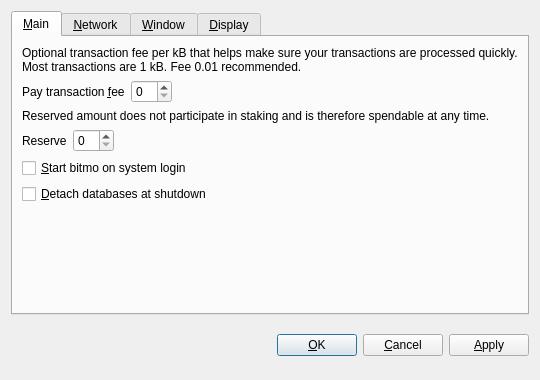
<?xml version="1.0" encoding="UTF-8"?>
<ui version="4.0">
 <class>OptionsDialog</class>
 <widget class="QDialog" name="OptionsDialog">
  <property name="geometry">
   <rect>
    <x>0</x>
    <y>0</y>
    <width>540</width>
    <height>380</height>
   </rect>
  </property>
  <property name="windowTitle">
   <string>Options</string>
  </property>
  <property name="modal">
   <bool>true</bool>
  </property>
  <layout class="QVBoxLayout" name="verticalLayout">
   <item>
    <widget class="QTabWidget" name="tabWidget">
     <property name="tabPosition">
      <enum>QTabWidget::North</enum>
     </property>
     <property name="currentIndex">
      <number>0</number>
     </property>
     <widget class="QWidget" name="tabMain">
      <attribute name="title">
       <string>&amp;Main</string>
      </attribute>
      <layout class="QVBoxLayout" name="verticalLayout_Main">
       <item>
        <widget class="QLabel" name="transactionFeeInfoLabel">
         <property name="text">
          <string>Optional transaction fee per kB that helps make sure your transactions are processed quickly. Most transactions are 1 kB. Fee 0.01 recommended.</string>
         </property>
         <property name="textFormat">
          <enum>Qt::PlainText</enum>
         </property>
         <property name="wordWrap">
          <bool>true</bool>
         </property>
        </widget>
       </item>
       <item>
        <layout class="QHBoxLayout" name="horizontalLayoutFee">
         <item>
          <widget class="QLabel" name="transactionFeeLabel">
           <property name="text">
            <string>Pay transaction &amp;fee</string>
           </property>
           <property name="textFormat">
            <enum>Qt::PlainText</enum>
           </property>
           <property name="buddy">
            <cstring>transactionFee</cstring>
           </property>
          </widget>
         </item>
         <item>
          <widget class="BitcoinAmountField" name="transactionFee"/>
         </item>
         <item>
          <spacer name="horizontalSpacerFee">
           <property name="orientation">
            <enum>Qt::Horizontal</enum>
           </property>
           <property name="sizeHint" stdset="0">
            <size>
             <width>40</width>
             <height>20</height>
            </size>
           </property>
          </spacer>
         </item>
        </layout>
       </item>
       <item>
        <widget class="QLabel" name="reserveBalanceInfoLabel">
         <property name="text">
          <string>Reserved amount does not participate in staking and is therefore spendable at any time.</string>
         </property>
         <property name="textFormat">
          <enum>Qt::PlainText</enum>
         </property>
         <property name="wordWrap">
          <bool>true</bool>
         </property>
        </widget>
       </item>
       <item>
        <layout class="QHBoxLayout" name="horizontalLayoutReserveBalance">
         <item>
          <widget class="QLabel" name="reserveBalanceLabel">
           <property name="text">
            <string>Reserve</string>
           </property>
           <property name="textFormat">
            <enum>Qt::PlainText</enum>
           </property>
           <property name="buddy">
            <cstring>reserveBalance</cstring>
           </property>
          </widget>
         </item>
         <item>
          <widget class="BitcoinAmountField" name="reserveBalance"/>
         </item>
         <item>
          <spacer name="horizontalSpacerReserveBalance">
           <property name="orientation">
            <enum>Qt::Horizontal</enum>
           </property>
           <property name="sizeHint" stdset="0">
            <size>
             <width>40</width>
             <height>20</height>
            </size>
           </property>
          </spacer>
         </item>
        </layout>
       </item>
       <item>
        <widget class="QCheckBox" name="bitcoinAtStartup">
         <property name="toolTip">
          <string>Automatically start bitmo after logging in to the system.</string>
         </property>
         <property name="text">
          <string>&amp;Start bitmo on system login</string>
         </property>
        </widget>
       </item>
       <item>
        <widget class="QCheckBox" name="detachDatabases">
         <property name="toolTip">
          <string>Detach block and address databases at shutdown. This means they can be moved to another data directory, but it slows down shutdown. The wallet is always detached.</string>
         </property>
         <property name="text">
          <string>&amp;Detach databases at shutdown</string>
         </property>
        </widget>
       </item>
       <item>
        <spacer name="verticalSpacer_Main">
         <property name="orientation">
          <enum>Qt::Vertical</enum>
         </property>
         <property name="sizeHint" stdset="0">
          <size>
           <width>20</width>
           <height>40</height>
          </size>
         </property>
        </spacer>
       </item>
      </layout>
     </widget>
     <widget class="QWidget" name="tabNetwork">
      <attribute name="title">
       <string>&amp;Network</string>
      </attribute>
      <layout class="QVBoxLayout" name="verticalLayout_Network">
       <item>
        <widget class="QCheckBox" name="mapPortUpnp">
         <property name="toolTip">
          <string>Automatically open the bitmo client port on the router. This only works when your router supports UPnP and it is enabled.</string>
         </property>
         <property name="text">
          <string>Map port using &amp;UPnP</string>
         </property>
        </widget>
       </item>
       <item>
        <widget class="QCheckBox" name="connectSocks">
         <property name="toolTip">
          <string>Connect to the bitmo network through a SOCKS proxy (e.g. when connecting through Tor).</string>
         </property>
         <property name="text">
          <string>&amp;Connect through SOCKS proxy:</string>
         </property>
        </widget>
       </item>
       <item>
        <layout class="QHBoxLayout" name="horizontalLayout_Network">
         <item>
          <widget class="QLabel" name="proxyIpLabel">
           <property name="text">
            <string>Proxy &amp;IP:</string>
           </property>
           <property name="textFormat">
            <enum>Qt::PlainText</enum>
           </property>
           <property name="buddy">
            <cstring>proxyIp</cstring>
           </property>
          </widget>
         </item>
         <item>
          <widget class="QValidatedLineEdit" name="proxyIp">
           <property name="maximumSize">
            <size>
             <width>140</width>
             <height>16777215</height>
            </size>
           </property>
           <property name="toolTip">
            <string>IP address of the proxy (e.g. 127.0.0.1)</string>
           </property>
          </widget>
         </item>
         <item>
          <widget class="QLabel" name="proxyPortLabel">
           <property name="text">
            <string>&amp;Port:</string>
           </property>
           <property name="textFormat">
            <enum>Qt::PlainText</enum>
           </property>
           <property name="buddy">
            <cstring>proxyPort</cstring>
           </property>
          </widget>
         </item>
         <item>
          <widget class="QLineEdit" name="proxyPort">
           <property name="maximumSize">
            <size>
             <width>55</width>
             <height>16777215</height>
            </size>
           </property>
           <property name="toolTip">
            <string>Port of the proxy (e.g. 9050)</string>
           </property>
          </widget>
         </item>
         <item>
          <widget class="QLabel" name="socksVersionLabel">
           <property name="text">
            <string>SOCKS &amp;Version:</string>
           </property>
           <property name="textFormat">
            <enum>Qt::PlainText</enum>
           </property>
           <property name="buddy">
            <cstring>socksVersion</cstring>
           </property>
          </widget>
         </item>
         <item>
          <widget class="QValueComboBox" name="socksVersion">
           <property name="toolTip">
            <string>SOCKS version of the proxy (e.g. 5)</string>
           </property>
          </widget>
         </item>
         <item>
          <spacer name="horizontalSpacer_Network">
           <property name="orientation">
            <enum>Qt::Horizontal</enum>
           </property>
           <property name="sizeHint" stdset="0">
            <size>
             <width>40</width>
             <height>20</height>
            </size>
           </property>
          </spacer>
         </item>
        </layout>
       </item>
       <item>
        <spacer name="verticalSpacer_Network">
         <property name="orientation">
          <enum>Qt::Vertical</enum>
         </property>
         <property name="sizeHint" stdset="0">
          <size>
           <width>20</width>
           <height>40</height>
          </size>
         </property>
        </spacer>
       </item>
      </layout>
     </widget>
     <widget class="QWidget" name="tabWindow">
      <attribute name="title">
       <string>&amp;Window</string>
      </attribute>
      <layout class="QVBoxLayout" name="verticalLayout_Window">
       <item>
        <widget class="QCheckBox" name="minimizeToTray">
         <property name="toolTip">
          <string>Show only a tray icon after minimizing the window.</string>
         </property>
         <property name="text">
          <string>&amp;Minimize to the tray instead of the taskbar</string>
         </property>
        </widget>
       </item>
       <item>
        <widget class="QCheckBox" name="minimizeOnClose">
         <property name="toolTip">
          <string>Minimize instead of exit the application when the window is closed. When this option is enabled, the application will be closed only after selecting Quit in the menu.</string>
         </property>
         <property name="text">
          <string>M&amp;inimize on close</string>
         </property>
        </widget>
       </item>
       <item>
        <spacer name="verticalSpacer_Window">
         <property name="orientation">
          <enum>Qt::Vertical</enum>
         </property>
         <property name="sizeHint" stdset="0">
          <size>
           <width>20</width>
           <height>40</height>
          </size>
         </property>
        </spacer>
       </item>
      </layout>
     </widget>
     <widget class="QWidget" name="tabDisplay">
      <attribute name="title">
       <string>&amp;Display</string>
      </attribute>
      <layout class="QVBoxLayout" name="verticalLayout_Display">
       <item>
        <layout class="QHBoxLayout" name="horizontalLayout_1_Display">
         <item>
          <widget class="QLabel" name="langLabel">
           <property name="text">
            <string>User Interface &amp;language:</string>
           </property>
           <property name="textFormat">
            <enum>Qt::PlainText</enum>
           </property>
           <property name="buddy">
            <cstring>lang</cstring>
           </property>
          </widget>
         </item>
         <item>
          <widget class="QValueComboBox" name="lang">
           <property name="toolTip">
            <string>The user interface language can be set here. This setting will take effect after restarting bitmo.</string>
           </property>
          </widget>
         </item>
        </layout>
       </item>
       <item>
        <layout class="QHBoxLayout" name="horizontalLayout_2_Display">
         <item>
          <widget class="QLabel" name="unitLabel">
           <property name="text">
            <string>&amp;Unit to show amounts in:</string>
           </property>
           <property name="textFormat">
            <enum>Qt::PlainText</enum>
           </property>
           <property name="buddy">
            <cstring>unit</cstring>
           </property>
          </widget>
         </item>
         <item>
          <widget class="QValueComboBox" name="unit">
           <property name="toolTip">
            <string>Choose the default subdivision unit to show in the interface and when sending coins.</string>
           </property>
          </widget>
         </item>
        </layout>
       </item>
       <item>
        <widget class="QCheckBox" name="displayAddresses">
         <property name="toolTip">
          <string>Whether to show bitmo addresses in the transaction list or not.</string>
         </property>
         <property name="text">
          <string>&amp;Display addresses in transaction list</string>
         </property>
        </widget>
       </item>
       <item>
        <widget class="QCheckBox" name="coinControlFeatures">
         <property name="toolTip">
          <string>Whether to show coin control features or not.</string>
         </property>
         <property name="text">
          <string>Display coin &amp;control features (experts only!)</string>
         </property>
        </widget>
       </item>
       <item>
        <spacer name="verticalSpacer_Display">
         <property name="orientation">
          <enum>Qt::Vertical</enum>
         </property>
         <property name="sizeHint" stdset="0">
          <size>
           <width>20</width>
           <height>40</height>
          </size>
         </property>
        </spacer>
       </item>
      </layout>
     </widget>
    </widget>
   </item>
   <item>
    <layout class="QHBoxLayout" name="horizontalLayout_Buttons">
     <item>
      <spacer name="horizontalSpacer_1">
       <property name="orientation">
        <enum>Qt::Horizontal</enum>
       </property>
       <property name="sizeHint" stdset="0">
        <size>
         <width>40</width>
         <height>48</height>
        </size>
       </property>
      </spacer>
     </item>
     <item>
      <widget class="QLabel" name="statusLabel">
       <property name="font">
        <font>
         <weight>75</weight>
         <bold>true</bold>
        </font>
       </property>
       <property name="text">
        <string/>
       </property>
       <property name="textFormat">
        <enum>Qt::PlainText</enum>
       </property>
       <property name="wordWrap">
        <bool>true</bool>
       </property>
      </widget>
     </item>
     <item>
      <spacer name="horizontalSpacer_2">
       <property name="orientation">
        <enum>Qt::Horizontal</enum>
       </property>
       <property name="sizeHint" stdset="0">
        <size>
         <width>40</width>
         <height>48</height>
        </size>
       </property>
      </spacer>
     </item>
     <item>
      <widget class="QPushButton" name="okButton">
       <property name="text">
        <string>&amp;OK</string>
       </property>
      </widget>
     </item>
     <item>
      <widget class="QPushButton" name="cancelButton">
       <property name="text">
        <string>&amp;Cancel</string>
       </property>
       <property name="autoDefault">
        <bool>false</bool>
       </property>
      </widget>
     </item>
     <item>
      <widget class="QPushButton" name="applyButton">
       <property name="text">
        <string>&amp;Apply</string>
       </property>
       <property name="autoDefault">
        <bool>false</bool>
       </property>
      </widget>
     </item>
    </layout>
   </item>
  </layout>
 </widget>
 <customwidgets>
  <customwidget>
   <class>BitcoinAmountField</class>
   <extends>QSpinBox</extends>
   <header>bitcoinamountfield.h</header>
  </customwidget>
  <customwidget>
   <class>QValueComboBox</class>
   <extends>QComboBox</extends>
   <header>qvaluecombobox.h</header>
  </customwidget>
  <customwidget>
   <class>QValidatedLineEdit</class>
   <extends>QLineEdit</extends>
   <header>qvalidatedlineedit.h</header>
  </customwidget>
 </customwidgets>
 <resources/>
 <connections/>
</ui>
